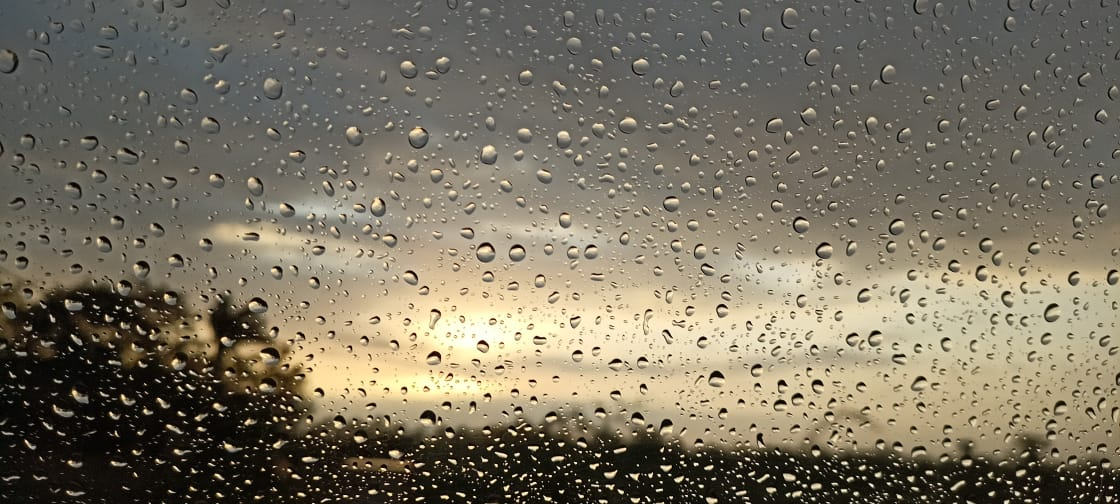
#> input picture Bootcamp OpenCV/Nature.jpeg, 1120 x 504 px
$ jupyter execute 4_Histogram.ipynb
#> lines starting #> are read from the running program, lines starting #| are printed output that depends on the picture
To learn about Image Histogram:

https://www.youtube.com/watch?v=2LhfSgrjdGo
https://matplotlib.org/stable/api/_as_gen/matplotlib.pyplot.hist.html

[cell 1]
import cv2
#import numpy as np
from matplotlib import pyplot as plt

[cell 2]
img=cv2.imread('./Nature.jpeg')
#> img is the input picture: shape (504, 1120, 3); mean B, G, R 97.7, 114.7, 122.1

### calcHist() and hist()
plt.calcHist([image], [channel], mask, [hist_size], range)
plt.hist(image_variable.ravel(), bins value, range)

Note:
- channel value is [0] for gray scale images and [0], [1] and [2] for BGR components respectively of colored image
- hist_size is bin value
- range is intensity value range thats [0, 256] for all intensity values

[cell 3]
hist=cv2.calcHist([img],[0],None,[256],[0,256])
#> hist = 256 values, max 13141 at index 92, min 0 at index 252, mean 2205
plt.hist(img.ravel(),256,[0,256],histtype='step')
# Here, 256 value i.e. 2nd parameter is bins value
plt.title('Image Histogram',fontweight="bold")
plt.xlabel("Intensity values")
plt.ylabel("Number of pixels")
plt.show()
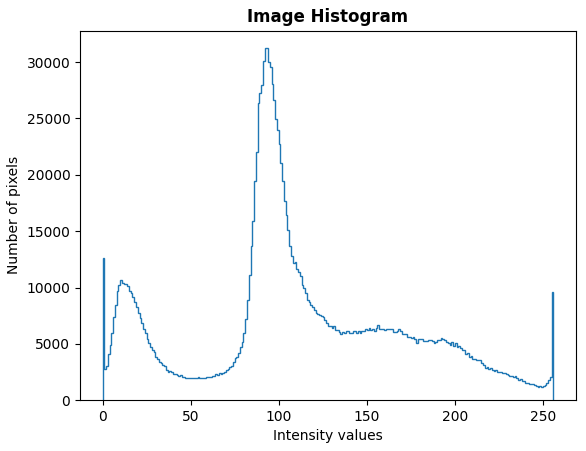
#> figure drawn by matplotlib, 1 panel

Ravel func. flattens any array to 1D array

[cell 4]
c=img.ravel()
c

[cell 5]
c.shape
#> Out = (1693440,)

[cell 6]
hist=cv2.calcHist([img],[0],None,[256],[0,256])
plt.hist(img.ravel(),256,[0,256],color='b')
plt.title('Image Histogram',fontweight="bold")
plt.xlabel("Intensity values")
plt.ylabel("Number of pixels")

plt.show()
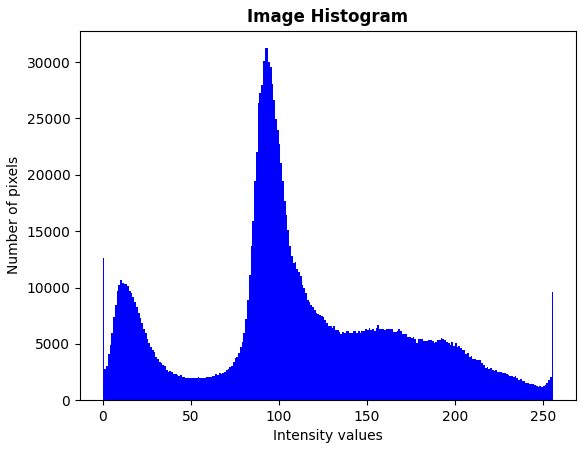
#> figure drawn by matplotlib, 1 panel; tallest bar 31237 high, from x = 93 to 94

[cell 7]
color=('b', 'g', 'r')

for i, col in enumerate(color):
    hist= cv2.calcHist([img], [i], None, [256], [0, 256])
    plt.plot(hist, color = col)

plt.title('Image Histogram',fontweight="bold")
plt.xlabel("Intensity values")
plt.ylabel("Number of pixels")
plt.show()
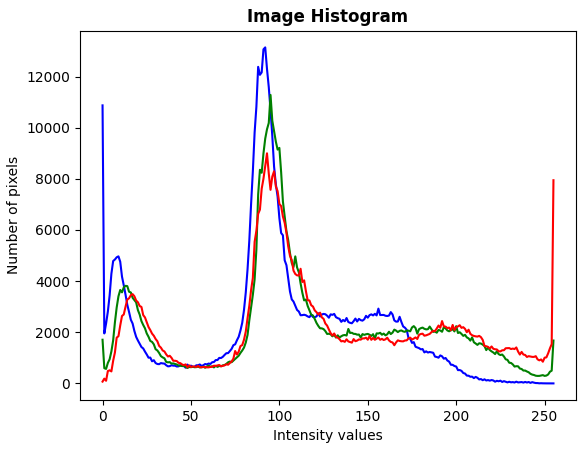
#> figure drawn by matplotlib, 1 panel; curve peaks at x = 92, y = 13141; curve peaks at x = 95, y = 11281; curve peaks at x = 93, y = 8999

[cell 8]
gray_img=cv2.cvtColor(img, cv2.COLOR_BGR2GRAY)
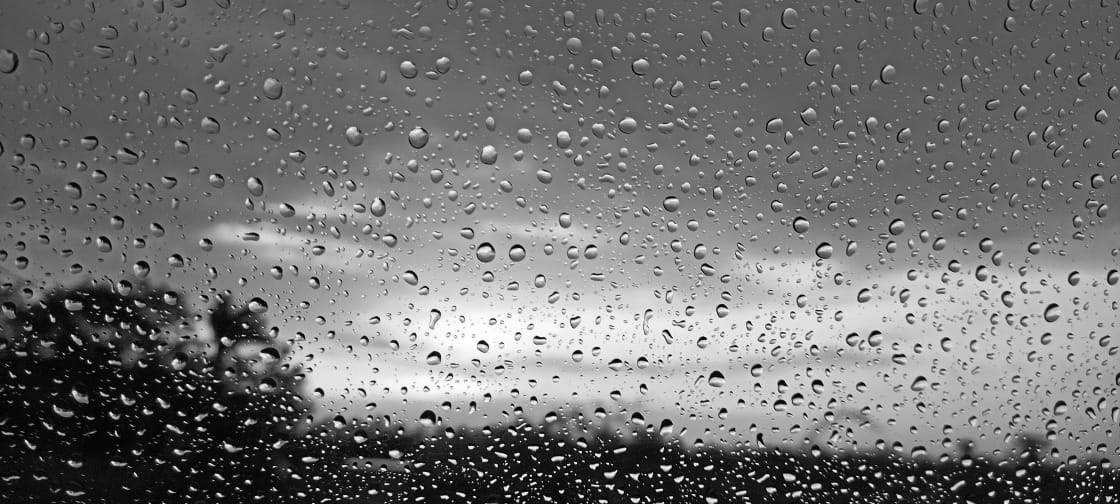
#> gray_img: shape (504, 1120); min 0, max 255, mean 115
hist=cv2.calcHist([gray_img],[0],None,[256],[0,256])
#> hist = 256 values, max 10868 at index 94, min 1 at index 255, mean 2205
plt.hist(gray_img.ravel(),256,[0,256],histtype='step', color="Black")
plt.hist(img.ravel(),256,[0,256],histtype='step', color="Blue")

plt.title('Image Histogram',fontweight="bold")
plt.xlabel("Intensity values")
plt.ylabel("Number of pixels")
plt.show()
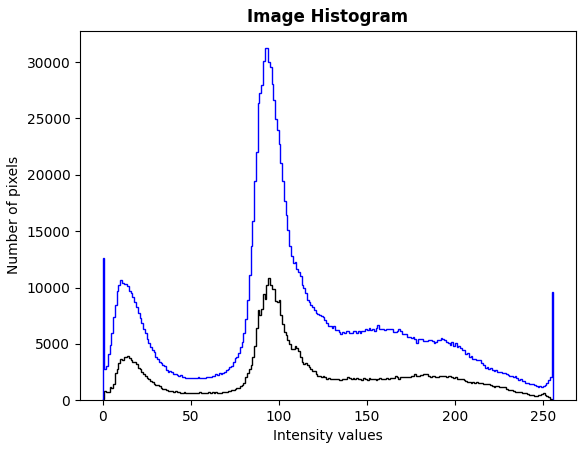
#> figure drawn by matplotlib, 1 panel

$ run again, with Bootcamp OpenCV/Sudoku.jpg copied over Bootcamp OpenCV/Nature.jpeg
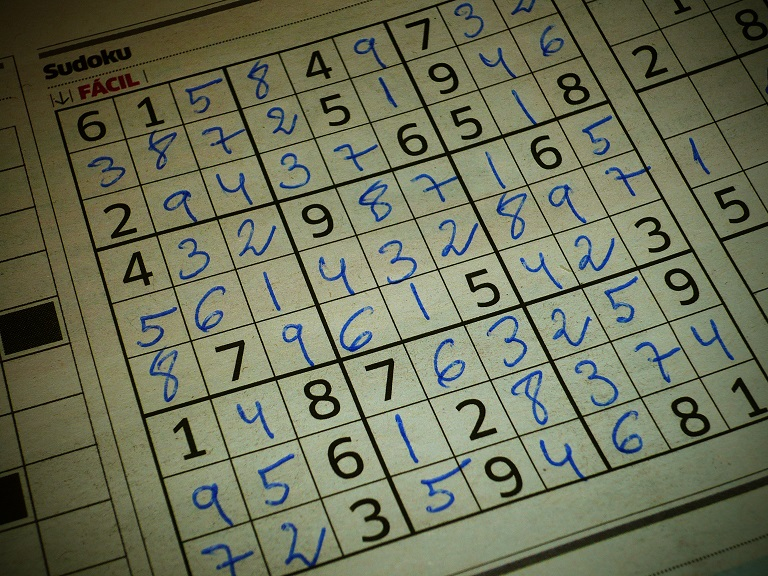
#> input picture Bootcamp OpenCV/Sudoku.jpg, 768 x 576 px
#> img is the input picture: shape (576, 768, 3); mean B, G, R 88.5, 112.9, 108.9
#> `hist=cv2.calcHist([img],[0],None,[256],[0,256])`: hist = 256 values, max 24145 at index 0, min 0 at index 221, mean 1728
#> `plt.show()`:
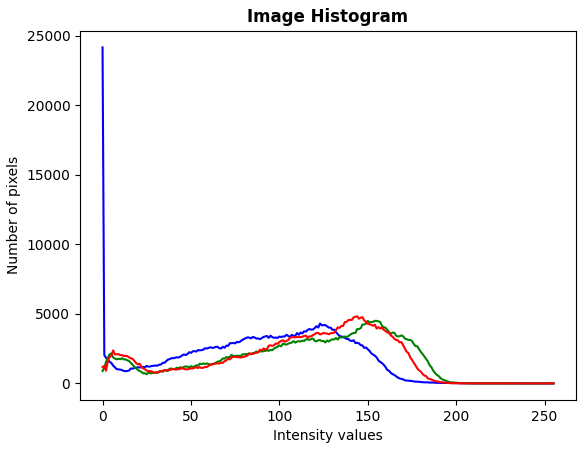
#> figure drawn by matplotlib, 1 panel; curve peaks at x = 0, y = 24145; curve peaks at x = 154, y = 4495; curve peaks at x = 144, y = 4824
#> `gray_img=cv2.cvtColor(img, cv2.COLOR_BGR2GRAY)`:
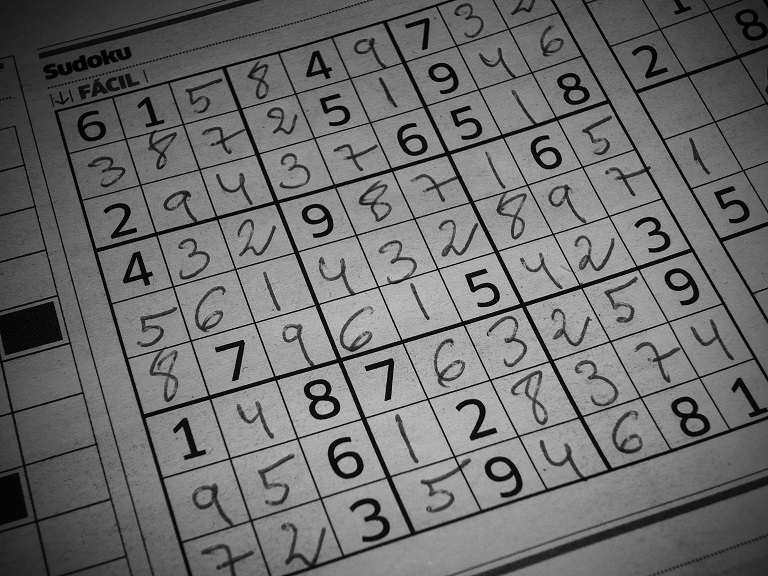
#> gray_img: shape (576, 768); min 0, max 210, mean 108.9
#> `hist=cv2.calcHist([gray_img],[0],None,[256],[0,256])`: hist = 256 values, max 4538 at index 147, min 0 at index 207, mean 1728
